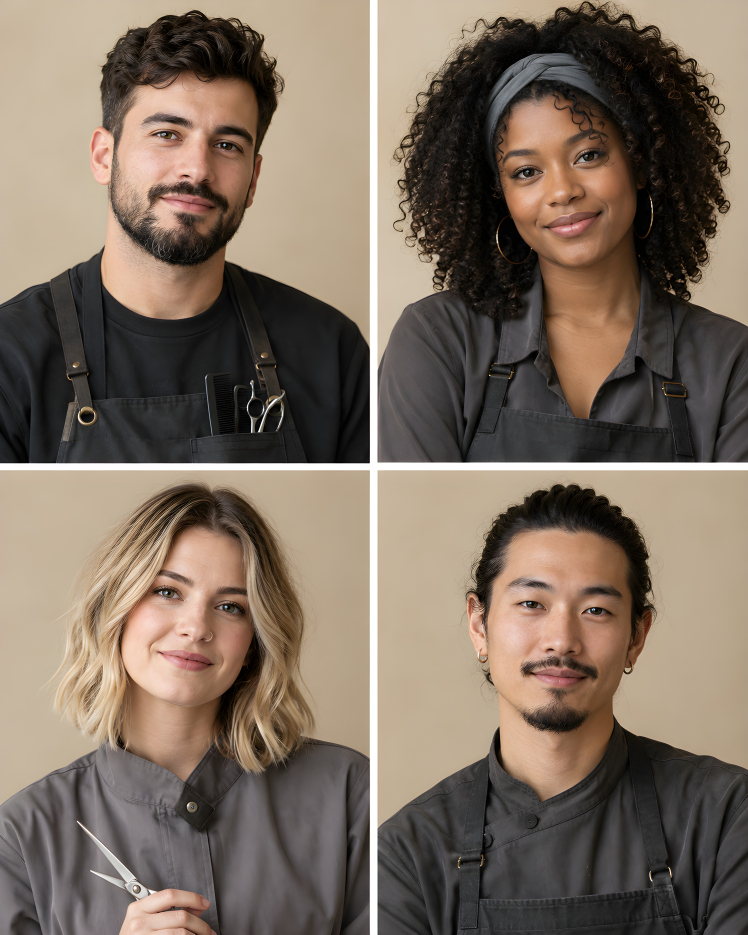
#> input picture source-images/team-sheet.png, 4488 x 5608 px, found by its file name (shown at 1/6 size)
$ python prepare-photos.py
#> lines starting #> are read from the running program, lines starting #| are printed output that depends on the picture
"""Cuts website-ready derivatives from the originals in source-images/. Originals are never modified."""
from PIL import Image
import os, shutil

Image.MAX_IMAGE_PIXELS = None
OUT = "public/assets"
def save(im, rel, q=90):
    path = f"{OUT}/{rel}.webp"; os.makedirs(os.path.dirname(path), exist_ok=True)
    im.save(path, "WEBP", quality=q, method=6); print(f"{rel}.webp", im.size)

def crop_ratio(im, box, ratio, ax=0.5, ay=0.5, inset=6):
    """Crop `box` (x0,y0,x1,y1), inset to avoid edge bleed, then to `ratio` (w/h), anchored by (ax, ay)."""
    x0, y0, x1, y1 = box[0] + inset, box[1] + inset, box[2] - inset, box[3] - inset
    w, h = x1 - x0, y1 - y0
    if w / h > ratio: nw, nh = round(h * ratio), h
    else: nw, nh = w, round(w / ratio)
    cx, cy = x0 + round((w - nw) * ax), y0 + round((h - nh) * ay)
    return im.crop((cx, cy, cx + nw, cy + nh))

# ---- Team: 2x2 sheet, 4:5 cells, white gutters at x 2221-2263 and y 2782-2819 ----
team = Image.open("source-images/team-sheet.png").convert("RGB")
#> team is the input picture: PIL image 4488x5608 RGB; mean R, G, B 124.5, 109.5, 95.9
cells = {  # file -> (cell box, vertical anchor). Top row keeps its headroom (curls touch the top edge).
    "team-01": ((0, 0, 2221, 2782), 0.0),        # Mateo Arden
    "team-02": ((0, 2820, 2221, 5608), 0.0),     # Priya Shah
    "team-03": ((2264, 2820, 4488, 5608), 0.0),  # Jonah Whitlock
    "team-04": ((2264, 0, 4488, 2782), 0.0),     # Lena Okafor
}
for name, (box, ay) in cells.items():
    save(crop_ratio(team, box, 4 / 5, ay=ay, inset=8).resize((1200, 1500), Image.LANCZOS), f"team/{name}")
#> this loop made 4 passes
#| team/team-01.webp (1200, 1500)
#| team/team-02.webp (1200, 1500)
#| team/team-03.webp (1200, 1500)
#| team/team-04.webp (1200, 1500)
#> pass 1, in save, `im.save(path, 'WEBP', quality=q, method=6)`:
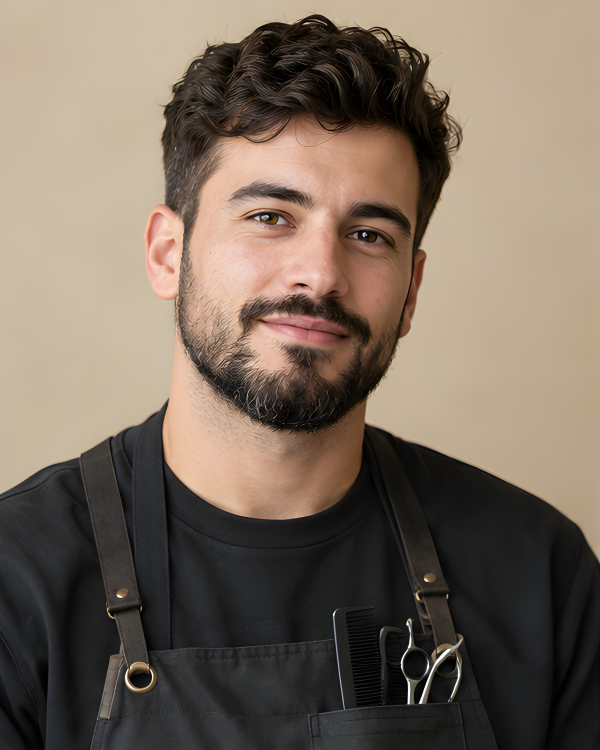
#> saved as team-01.webp: PIL image 1200x1500 RGB (shown at 1/2 size); mean R, G, B 121.1, 107, 93.3

# ---- Hero: single scene, already exactly 3:2 ----
save(Image.open("source-images/hero-scene.png").convert("RGB"), "hero/hero", q=88)
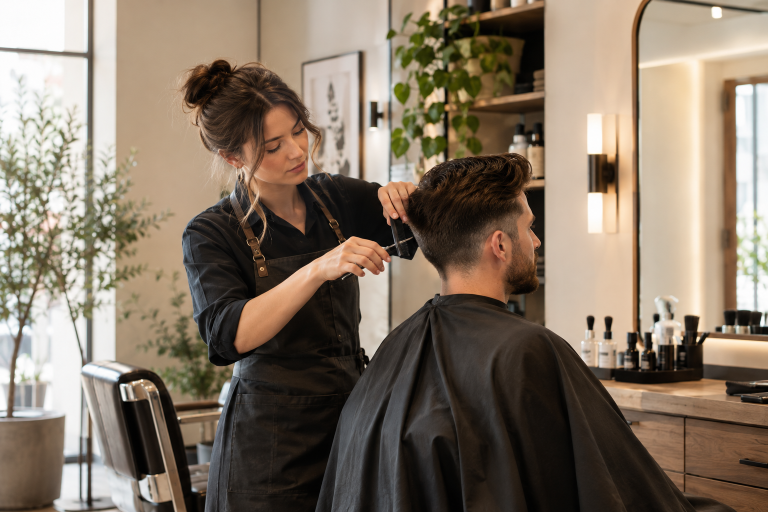
#> input picture source-images/hero-scene.png, 1536 x 1024 px, found by its file name (shown at 1/2 size)
#> in save, im is the input picture: PIL image 1536x1024 RGB; mean R, G, B 132, 117.5, 101.6
#| hero/hero.webp (1536, 1024)

# ---- Gallery: 12 frames from the collage; order balances the three CSS columns ----
col = Image.open("source-images/gallery-collage.png").convert("RGB")
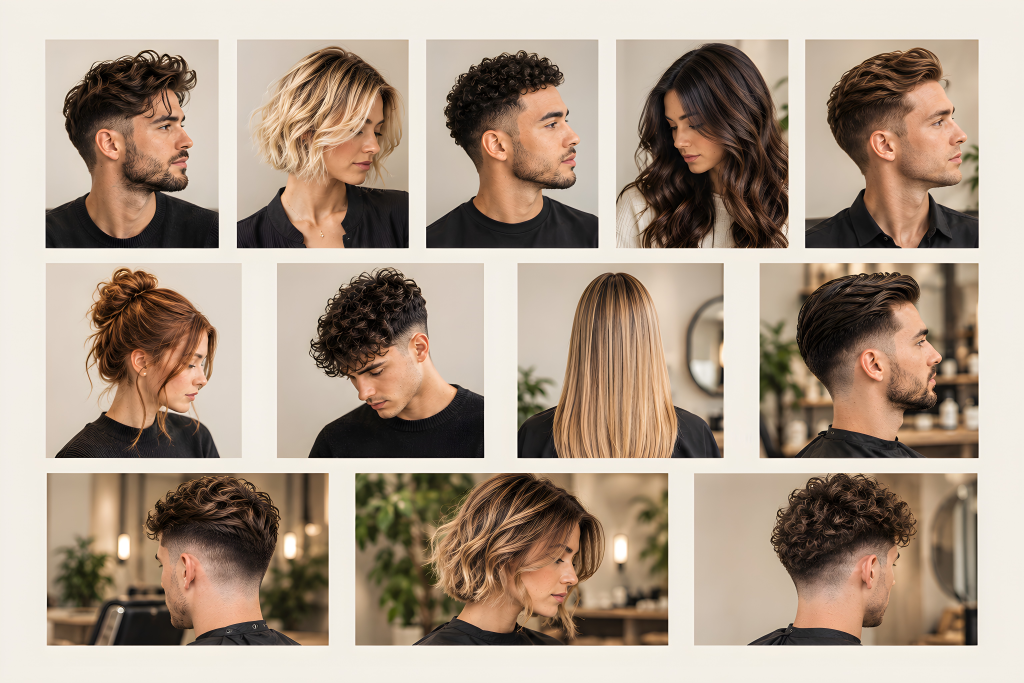
#> input picture source-images/gallery-collage.png, 6144 x 4096 px, found by its file name (shown at 1/6 size)
#> col is the input picture: PIL image 6144x4096 RGB; mean R, G, B 170.3, 152.8, 136.3
R1 = [(263,236,1320,1503),(1413,235,2461,1500),(2547,235,3601,1503),(3693,235,4741,1500),(4823,234,5880,1500)]
R2 = [(273,1577,1451,2759),(1653,1577,2912,2762),(3094,1577,4353,2762),(4547,1570,5882,2764)]
R3 = [(272,2830,1982,3889),(2120,2829,4014,3888),(4163,2831,5873,3890)]
P, S, L = 4 / 5, 1.0, 3 / 2
plan = [  # file, source box, ratio, horizontal anchor. Reading order = top-to-bottom, column by column (4 per column).
    ("cut-01", R1[0], P, .5), ("cut-02", R2[0], S, .5), ("cut-03", R1[4], P, .5), ("cut-04", R3[1], L, .55),   # column 1
    ("cut-05", R1[1], P, .5), ("cut-06", R2[1], S, .5), ("cut-07", R1[3], P, .5), ("cut-08", R3[0], L, .5),    # column 2
    ("cut-09", R2[2], S, .5), ("cut-10", R1[2], P, .5), ("cut-11", R2[3], S, .75), ("cut-12", R3[2], L, .5),   # column 3
]
for name, box, ratio, ax in plan:
    save(crop_ratio(col, box, ratio, ax=ax), f"gallery/{name}")
#> this loop made 12 passes
#| gallery/cut-01.webp (1004, 1255)
#| gallery/cut-02.webp (1166, 1166)
#| gallery/cut-03.webp (1003, 1254)
#| gallery/cut-04.webp (1570, 1047)
#| gallery/cut-05.webp (1002, 1253)
#| gallery/cut-06.webp (1173, 1173)
#| gallery/cut-07.webp (1002, 1253)
#| gallery/cut-08.webp (1570, 1047)
#> (further printed lines are left out)
#> pass 1, in save (call 6), `im.save(path, 'WEBP', quality=q, method=6)`:
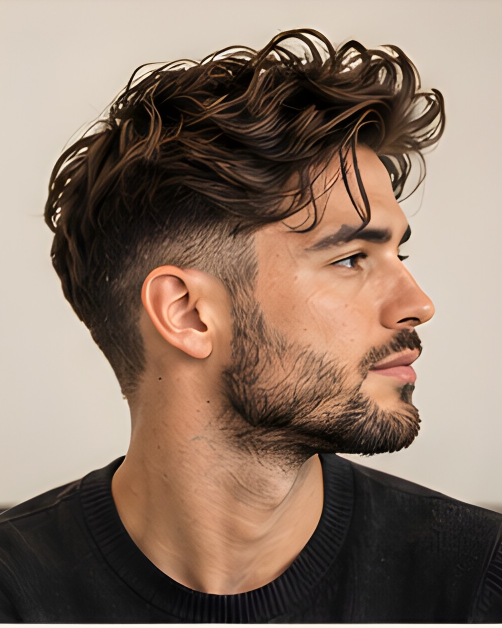
#> saved as cut-01.webp: PIL image 1004x1255 RGB (shown at 1/2 size); mean R, G, B 139.2, 118, 103.2

# ---- Interiors: left frame is full-bleed portrait, right frame sits on a cream margin ----
room = Image.open("source-images/interior-collage.png").convert("RGB")
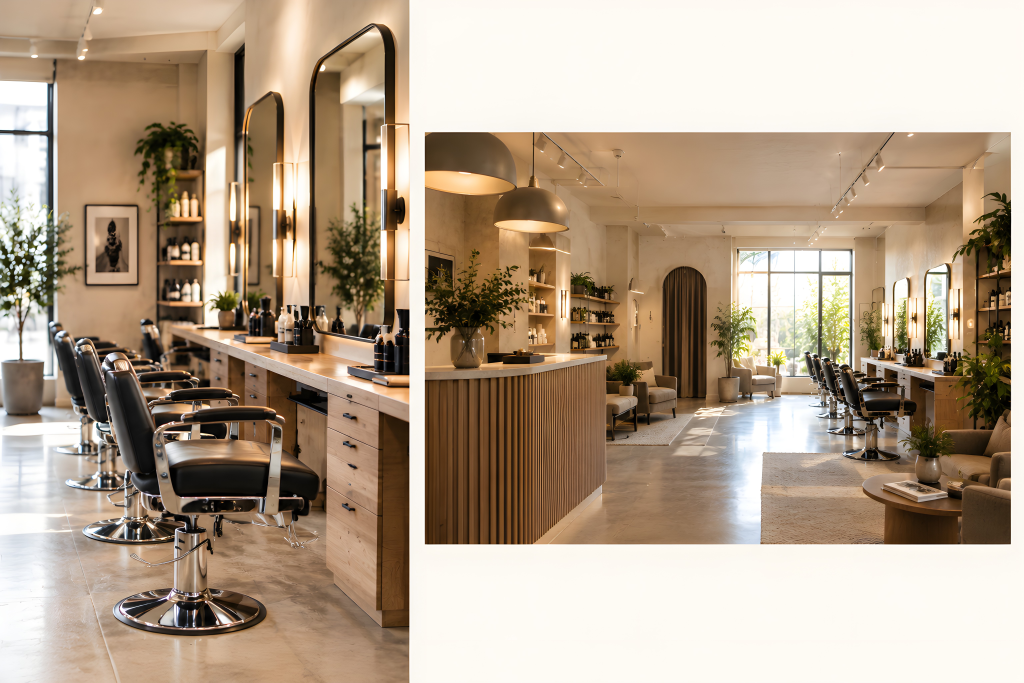
#> input picture source-images/interior-collage.png, 6144 x 4096 px, found by its file name (shown at 1/6 size)
#> room is the input picture: PIL image 6144x4096 RGB; mean R, G, B 178.5, 159.8, 139.2
save(crop_ratio(room, (0, 0, 2456, 4096), 4 / 5, ay=0.14, inset=6), "interior/interior-01")
#> in crop_ratio (call 17), `return im.crop((cx, cy, cx + nw, cy + nh))`:
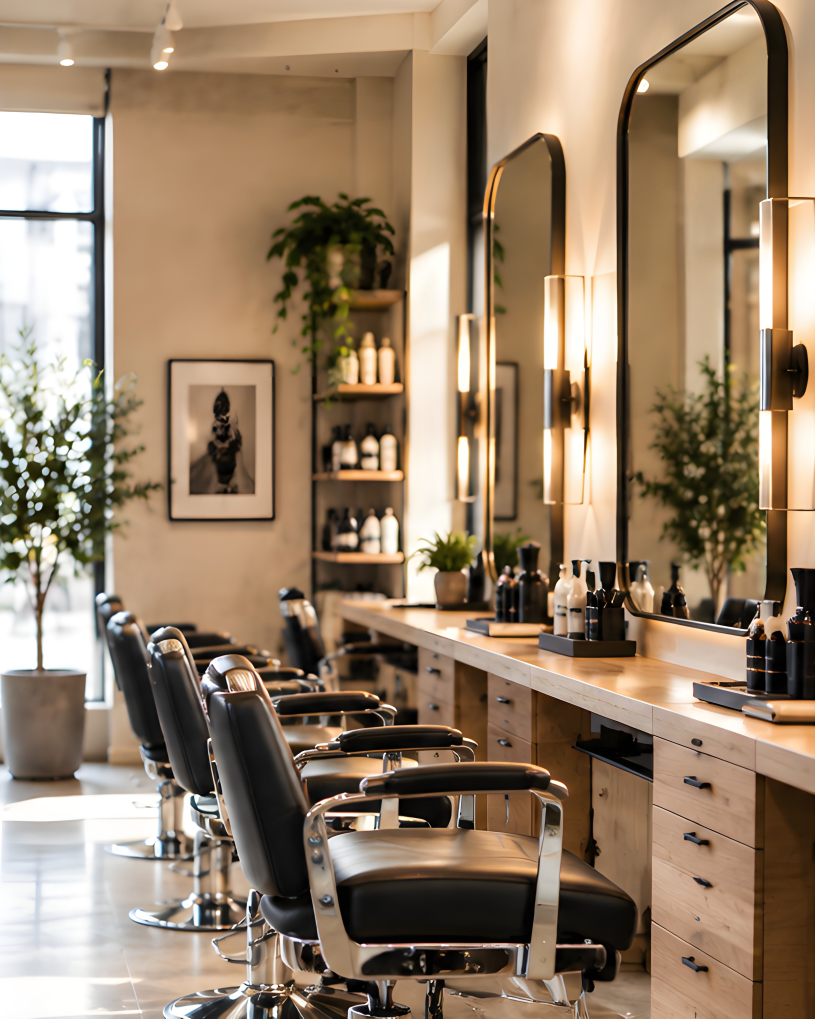
#> returned value: PIL image 2444x3055 RGB (shown at 1/3 size); mean R, G, B 150.5, 128.7, 105.7
#| interior/interior-01.webp (2444, 3055)
save(crop_ratio(room, (2552, 792, 6062, 3264), 3 / 2, ay=0.75, inset=4), "interior/interior-02")
#> in crop_ratio (call 18), `return im.crop((cx, cy, cx + nw, cy + nh))`:
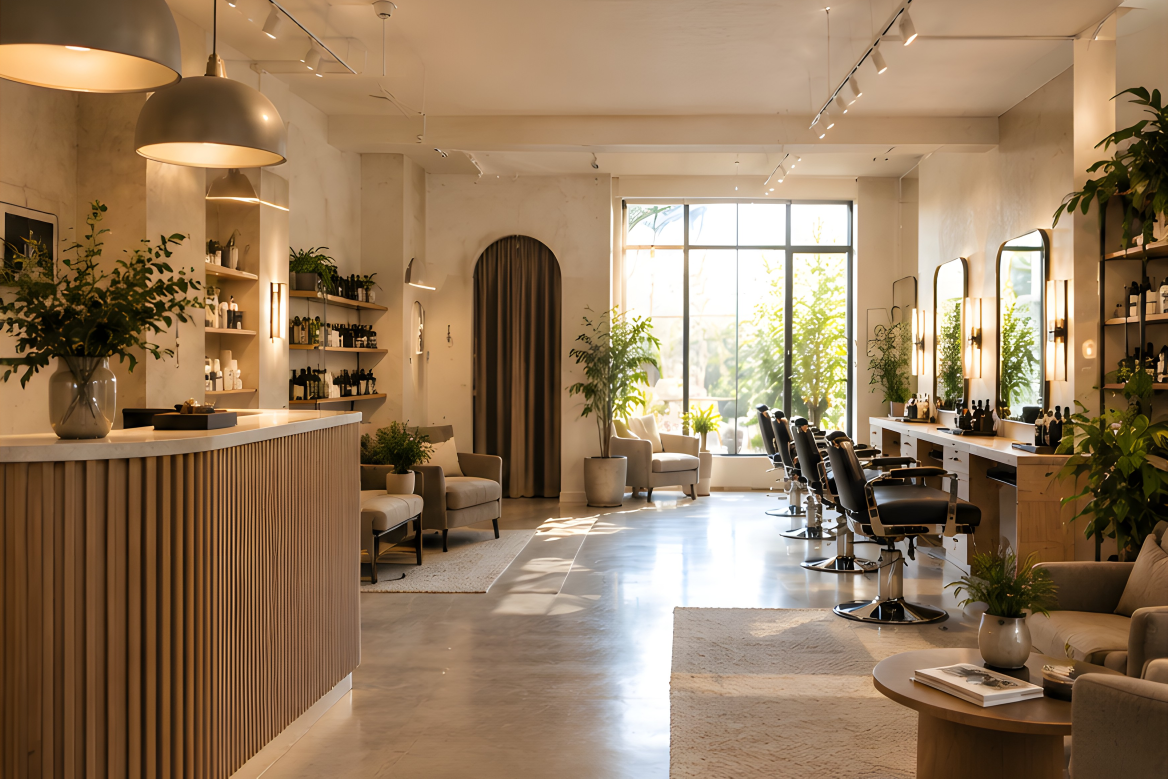
#> returned value: PIL image 3502x2335 RGB (shown at 1/3 size); mean R, G, B 147.1, 121.4, 93
#| interior/interior-02.webp (3502, 2335)

# Next.js caches optimized copies by URL; replacing files in place would otherwise keep serving the old ones.
shutil.rmtree(".next/cache/images", ignore_errors=True)
